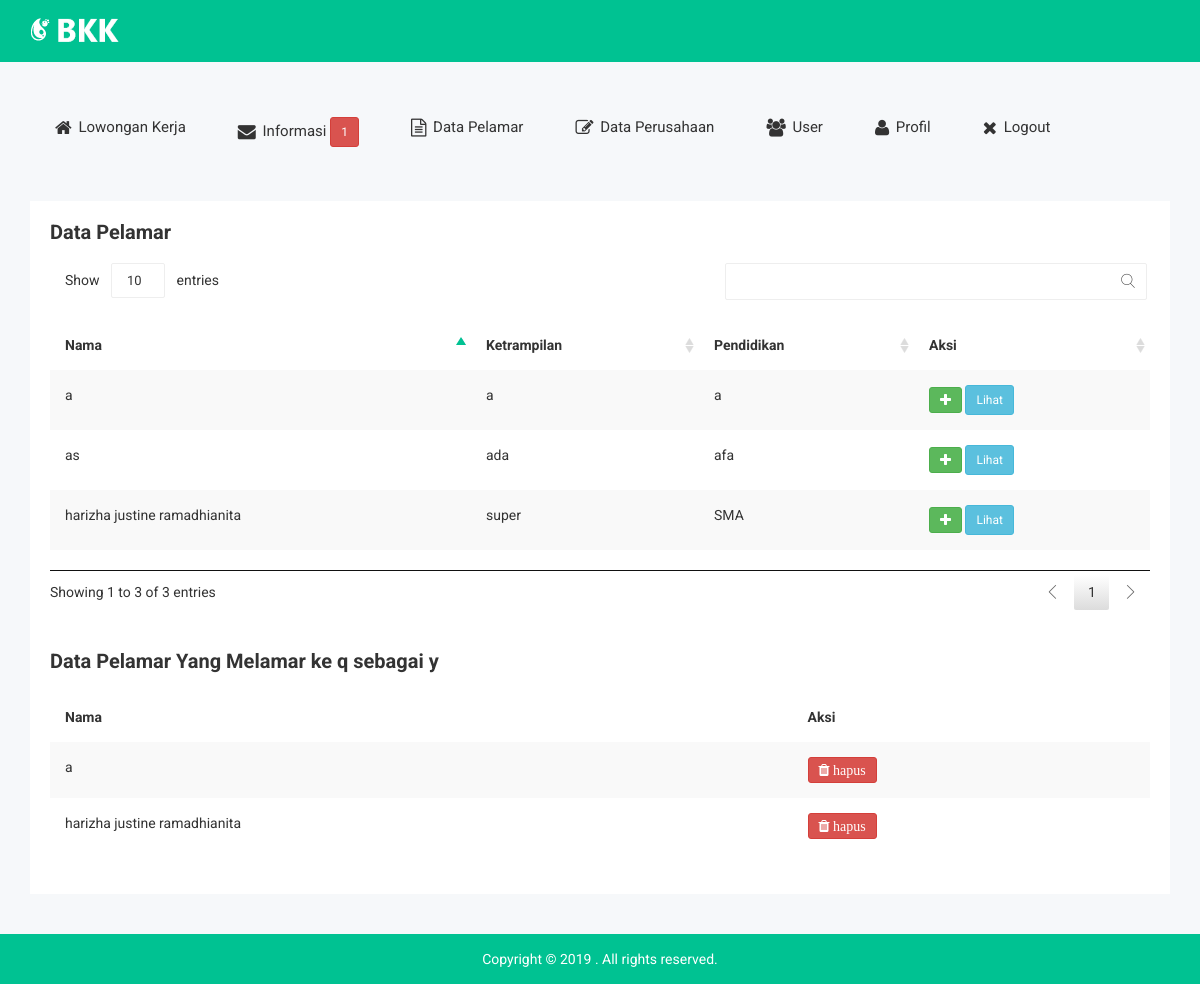
/lamarLoker.php?id=5 (signed in), run on the app's committed database.
### tables this page shows
CREATE TABLE `pelamar` (
  `id_pelamar` int(11) NOT NULL AUTO_INCREMENT,
  `nama_pelamar` varchar(150) DEFAULT NULL,
  `jenis_kelamin` varchar(20) DEFAULT NULL,
  `tempat_lahir` varchar(100) DEFAULT NULL,
  `tanggal_lahir` date DEFAULT NULL,
  `alamat` varchar(200) DEFAULT NULL,
  `agama` varchar(30) DEFAULT NULL,
  `no_telp` varchar(15) DEFAULT NULL,
  `pendidikan` varchar(20) DEFAULT NULL,
  `ketrampilan` varchar(100) DEFAULT NULL,
  `sertifikat` varchar(100) DEFAULT NULL,
  `gambar` varchar(100) DEFAULT NULL,
  `email` varchar(100) DEFAULT NULL,
  PRIMARY KEY (`id_pelamar`)
);

CREATE TABLE `loker` (
  `id_loker` int(11) NOT NULL,
  `posisi` varchar(100) DEFAULT NULL,
  `nama_perusahaan` varchar(100) DEFAULT NULL,
  `isi` mediumtext,
  `tanggal_ex` datetime DEFAULT NULL,
  PRIMARY KEY (`id_loker`)
);

CREATE TABLE `pelamar_kerja` (
  `id_pel` int(11) NOT NULL AUTO_INCREMENT,
  `id_loker` int(11) NOT NULL,
  `id_pelamar` int(11) NOT NULL,
  `rekrut` int(1) DEFAULT '0',
  `cek_view` int(1) DEFAULT '0',
  UNIQUE KEY `id_pel` (`id_pel`),
  KEY `FK_pelamar_kerja` (`id_loker`),
  KEY `FK_pelamar` (`id_pelamar`),
  CONSTRAINT `FK_pelamar` FOREIGN KEY (`id_pelamar`) REFERENCES `pelamar` (`id_pelamar`) ON DELETE CASCADE,
  CONSTRAINT `FK_pelamar_kerja` FOREIGN KEY (`id_loker`) REFERENCES `loker` (`id_loker`) ON DELETE CASCADE
);

### lamarLoker.php (the view, shortened to what this page needs)
<!doctype html>
<html class="no-js" lang="">
<head>
    <link rel="stylesheet" href="css/bootstrap.min.css">
    <link rel="stylesheet" href="css/font-awesome.min.css">
    <link rel="stylesheet" href="css/owl.carousel.css">
    <link rel="stylesheet" href="css/owl.theme.css">
    <link rel="stylesheet" href="css/owl.transitions.css">
    <link rel="stylesheet" href="css/meanmenu/meanmenu.min.css">
    <link rel="stylesheet" href="css/animate.css">
    <link rel="stylesheet" href="css/normalize.css">
    <link rel="stylesheet" href="css/scrollbar/jquery.mCustomScrollbar.min.css">
    <link rel="stylesheet" href="css/jvectormap/jquery-jvectormap-2.0.3.css">
    <link rel="stylesheet" href="css/notika-custom-icon.css">
    <link rel="stylesheet" href="css/wave/waves.min.css">
    <link rel="stylesheet" href="css/main.css">
    <link rel="stylesheet" href="style.css">
    <link rel="stylesheet" href="css/responsive.css">
    <link rel="stylesheet" href="css/jquery.dataTables.min.css">
</head>
<body>
    <div class="header-top-area">
        <div class="container">
            <div class="row">
                <div class="col-lg-4 col-md-4 col-sm-12 col-xs-12">
                    <div class="logo-area">
                        <a href="#"><img src="img/logo/logo.png" alt="" /></a>
                    </div>
                </div>
            </div>
        </div>
    </div>
    <?php
    if($_SESSION['level']=="admin")
    {
        include('headerAdmin.php');
    }
    else
    {
        include('headerPerusahaan.php');
    }
    ?>
    <?php
    include_once "config.php";
    $id = $_GET['id'];
    $ketemu = mysqli_query($conn, "SELECT * FROM pelamar LEFT JOIN pelamar_kerja USING(id_pelamar) WHERE id_loker = '$id' ORDER BY nama_pelamar ASC" );
    $query = mysqli_query($conn, "SELECT * FROM loker WHERE id_loker = '$id'");
    $sql = mysqli_query($conn, "SELECT * FROM pelamar ORDER BY nama_pelamar ASC");
    $hasil = mysqli_fetch_array($query);
    ?>
    <div class="data-table-area">
        <div class="container">
            <div class="row">
                <div class="col-lg-12 col-md-12 col-sm-12 col-xs-12">
                    <div class="data-table-list">
                        <div class="basic-tb-hd">
                            <h2>Data Pelamar</h2>
                        </div>
                        <div class="table-responsive">
                            <table id="data-table-basic" class="table table-striped">
                                <thead>
                                    <tr>
                                        <th>Nama</th>
                                        <th>Ketrampilan</th>
                                        <th>Pendidikan</th>
                                        <th>Aksi</th>
                                    </tr>
                                </thead>
                                <tbody>
                                 <?php
                                 while($dat = mysqli_fetch_array($sql)) {
                                    echo"<tr>";
                                    echo "<td>" .$dat['nama_pelamar']. "</td>";
                                    echo "<td>" .$dat['ketrampilan']. "</td>";
                                    echo "<td>" .$dat['pendidikan']. "</td>";
                                     echo "<td>
                                     <a href='prosesLamar.php?id=$dat[id_pelamar]&&id_loker=$hasil[id_loker]'><button class='btn btn-success btn-sm fa fa-plus'></button></a>
                                     <a data-toggle='modal' data-target='#myModalone' data-id=".$dat['id_pelamar']."><button class='btn btn-info btn-sm'>Lihat </button></a></td>";
                                    echo"</tr>";
                                }
                                ?>
                            </table>
                        </div>
                    </div>
                </div>
            </div>
        </div>
    </div>
    <div class="data-table-area">
        <div class="container">
            <div class="row">
                <div class="col-lg-12 col-md-12 col-sm-12 col-xs-12">
                    <div class="data-table-list">
                        <div class="basic-tb-hd">
                            <h2>Data Pelamar Yang Melamar ke <?php echo $hasil['nama_perusahaan'] ?> sebagai <?php echo $hasil['posisi'] ?></h2>
                        </div>
                        <div class="table-responsive">
                            <table id="data-table-basic" class="table table-striped">
                                <thead>
                                    <tr>
                                        <th>Nama</th>
                                        <th>Aksi</th>
                                    </tr>
                                </thead>
                                <tbody>
                                   <?php
                                    while($data = mysqli_fetch_array($ketemu)) {
                                        echo"<tr>";
                                        echo "<td>" .$data['nama_pelamar']. "</td>";
                                        echo "<td><a href='hapusLamarLoker.php?id=$data[id_pel]&&id_loker=$id'><button title='hapus' class='btn btn-danger btn-sm fa fa-trash'> hapus </button></a></td>";
                                        echo"</tr>";
                                    }
                                    ?>
                            </table>
                        </div>
                    </div>
                </div>
            </div>
        </div>
    </div>
    <div class="footer-copyright-area">
        <div class="container">
            <div class="row">
                <div class="col-lg-12 col-md-12 col-sm-12 col-xs-12">
                    <div class="footer-copy-right">
                        <p>Copyright © 2019
. All rights reserved.</p>
                    </div>
                </div>
            </div>
        </div>
    </div>
</body>
</html>

### css/main.css (style rules this page uses)
html { color: #222; font-size: 1em; line-height: 1.4; }
audio, canvas, iframe, img, svg, video { vertical-align: middle; }

### data on the page
pelamar: nama_pelamar "a", ketrampilan "a", pendidikan "a"
pelamar: nama_pelamar "as", ketrampilan "ada", pendidikan "afa"
pelamar: nama_pelamar "harizha justine ramadhianita", ketrampilan "super", pendidikan "SMA"
loker: nama_perusahaan "q", posisi "y"
pelamar_kerja: id_pelamar.nama_pelamar "a"
pelamar_kerja: id_pelamar.nama_pelamar "harizha justine ramadhianita"

### other printed values
$hasil['hitung'] "1"
